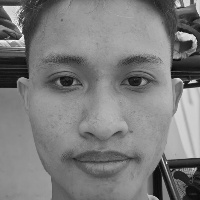
#> input picture backend/data/dataset/Rhandel/image_0000.jpg, 200 x 200 px; its folder holds only this picture in this run
$ python -i recognizer.py   (imports and definitions only)   (older library calls are emulated)
#> lines starting #> are read from the running program, lines starting #| are printed output that depends on the picture
#> further down, picture is the input picture: shape (200, 200, 3); min 8, max 251, mean 124.7
### backend/cv/io_utils.py
import base64
import io
import os
from typing import Optional, Tuple

import cv2
import numpy as np


def ensure_dir(path: str) -> None:
    if not os.path.exists(path):
        os.makedirs(path, exist_ok=True)


# [11 lines left out: function decode_data_url_to_image, not called in this run]


def save_image_bgr(path: str, image_bgr: np.ndarray) -> bool:
    ensure_dir(os.path.dirname(path))
    return cv2.imwrite(path, image_bgr)


def to_grayscale(image_bgr: np.ndarray) -> np.ndarray:
    return cv2.cvtColor(image_bgr, cv2.COLOR_BGR2GRAY)


def crop_to_bbox(image: np.ndarray, bbox: Tuple[int, int, int, int]) -> np.ndarray:
    x, y, w, h = bbox
    return image[y:y + h, x:x + w]


def resize_image(image: np.ndarray, size: Tuple[int, int]) -> np.ndarray:
    return cv2.resize(image, size)

### backend/cv/detector.py
import os
from typing import List, Tuple

import cv2


def _resolve_cascade_path() -> str:
    # Prefer bundled file if present; otherwise fallback to OpenCV's data path
    local_path = os.path.join(os.path.dirname(os.path.dirname(__file__)), "haarcascade_frontalface_default.xml")
    if os.path.exists(local_path):
        return local_path
    opencv_path = os.path.join(cv2.data.haarcascades, "haarcascade_frontalface_default.xml")
    return opencv_path


_CASCADE_PATH = _resolve_cascade_path()
_face_cascade = cv2.CascadeClassifier(_CASCADE_PATH)


def detect_faces(gray_image) -> List[Tuple[int, int, int, int]]:
    # Slightly stricter detector to reduce false positives
    faces = _face_cascade.detectMultiScale(gray_image, scaleFactor=1.1, minNeighbors=7, minSize=(100, 100))
    return [(int(x), int(y), int(w), int(h)) for (x, y, w, h) in faces]

### backend/cv/recognizer.py
import json
import os
import re
import shutil
import stat
from typing import Dict, List, Optional, Tuple, Any

import cv2
import numpy as np

from .detector import detect_faces
from .io_utils import ensure_dir, to_grayscale, crop_to_bbox, resize_image


DATA_DIR = os.path.join(os.path.dirname(os.path.dirname(__file__)), "data")
DATASET_DIR = os.path.join(DATA_DIR, "dataset")
MODEL_DIR = os.path.join(DATA_DIR, "model")
MODEL_PATH = os.path.join(MODEL_DIR, "lbph_model.xml")
LABELS_PATH = os.path.join(DATA_DIR, "labels.json")
METADATA_PATH = os.path.join(DATA_DIR, "metadata.json")
THRESHOLDS_PATH = os.path.join(DATA_DIR, "thresholds.json")
SETTINGS_PATH = os.path.join(os.path.dirname(os.path.dirname(__file__)), "settings.json")


def _load_settings() -> Dict:
    # Default settings
    settings = {"confidence_threshold": 60}
    if os.path.exists(SETTINGS_PATH):
        try:
            with open(SETTINGS_PATH, "r", encoding="utf-8") as f:
#> (reads backend/settings.json from the repository)
                loaded = json.load(f)
                settings.update(loaded or {})
        except Exception:
            pass
    return settings


class FaceRecognizerService:
    def __init__(self) -> None:
        ensure_dir(DATASET_DIR)
        ensure_dir(MODEL_DIR)
        if not os.path.exists(LABELS_PATH):
            with open(LABELS_PATH, "w", encoding="utf-8") as f:
                json.dump({}, f)
        if not os.path.exists(METADATA_PATH):
            with open(METADATA_PATH, "w", encoding="utf-8") as f:
                json.dump({}, f)

        self.settings = _load_settings()
        self.recognizer = self._create_lbph()
        self.labels_to_ids: Dict[str, int] = self._load_labels()
        self.ids_to_labels: Dict[int, str] = {v: k for k, v in self.labels_to_ids.items()}
        self.label_metadata: Dict[str, Dict[str, Any]] = self._load_metadata()
        self.label_thresholds: Dict[str, float] = self._load_thresholds()

        if os.path.exists(MODEL_PATH):
            try:
                self.recognizer.read(MODEL_PATH)
            except Exception:
                # If model is corrupted, ignore
                pass

    def _create_lbph(self):
        if not hasattr(cv2, "face"):
            raise RuntimeError("OpenCV contrib modules not available. Install opencv-contrib-python.")
        # Slightly larger radius/neighbors for more discriminative histograms
        return cv2.face.LBPHFaceRecognizer_create(radius=2, neighbors=12, grid_x=8, grid_y=8)

    def _load_labels(self) -> Dict[str, int]:
        try:
            with open(LABELS_PATH, "r", encoding="utf-8") as f:
#> (reads backend/data/labels.json from the repository)
                data = json.load(f) or {}
                # Coerce to int values
                return {str(k): int(v) for k, v in data.items()}
        except Exception:
            return {}

    def _save_labels(self, mapping: Dict[str, int]) -> None:
        with open(LABELS_PATH, "w", encoding="utf-8") as f:
            json.dump(mapping, f, indent=2)

    def _load_metadata(self) -> Dict[str, Dict[str, Any]]:
        try:
            with open(METADATA_PATH, "r", encoding="utf-8") as f:
#> (reads backend/data/metadata.json from the repository)
                raw = json.load(f) or {}
                # Backward compatibility: if file was a map of label->title string, wrap into metadata
                if all(isinstance(v, str) for v in raw.values()):
                    return {k: {"title": v} for k, v in raw.items()}
                # Ensure dictionary-of-dicts
                return {str(k): (v if isinstance(v, dict) else {}) for k, v in raw.items()}
        except Exception:
            return {}

    def _save_metadata(self) -> None:
        with open(METADATA_PATH, "w", encoding="utf-8") as f:
            json.dump(self.label_metadata, f, indent=2)

    def _load_thresholds(self) -> Dict[str, float]:
        try:
            with open(THRESHOLDS_PATH, "r", encoding="utf-8") as f:
#> (reads backend/data/thresholds.json from the repository)
                data = json.load(f) or {}
                return {str(k): float(v) for k, v in data.items()}
        except Exception:
            return {}

    def _save_thresholds(self) -> None:
        with open(THRESHOLDS_PATH, "w", encoding="utf-8") as f:
            json.dump(self.label_thresholds, f, indent=2)

    # [17 lines left out: functions set_label_title, set_label_metadata, not called in this run]

    def get_label_metadata(self, label: Optional[str]) -> Optional[Dict[str, Any]]:
        if not label:
            return None
        return self.label_metadata.get(label)

    def _next_label_id(self) -> int:
        return 0 if not self.labels_to_ids else max(self.labels_to_ids.values()) + 1

    # [34 lines left out: function _prepare_face, not called in this run]

    def _prepare_face_variants(self, image_bgr: np.ndarray) -> List[Tuple[np.ndarray, Tuple[int, int, int, int]]]:
        """Generate several cropped variants around the detected face to reduce sensitivity
        to small detection errors. Returns list of (face_image, bbox).
        """
        variants: List[Tuple[np.ndarray, Tuple[int, int, int, int]]] = []
        gray = to_grayscale(image_bgr)
        try:
            gray = cv2.equalizeHist(gray)
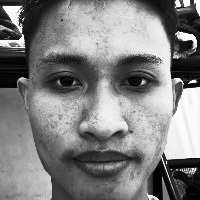
#> gray: shape (200, 200); min 0, max 255, mean 128.6
        except Exception:
            pass
        faces = detect_faces(gray)
#> in detect_faces, `faces = _face_cascade.detectMultiScale(gray_image, scaleFactor=1.1, mi..`: faces = [[14, 11, 177, 177]]
#> faces = [(14, 11, 177, 177)]
        if not faces:
            return variants
        faces_sorted = sorted(faces, key=lambda b: b[2] * b[3], reverse=True)
#> faces_sorted = [(14, 11, 177, 177)]
        x, y, w, h = faces_sorted[0]
#> x = 14; y = 11; w = 177; h = 177
        ih, iw = gray.shape[:2]
#> ih = 200; iw = 200
        # Different paddings
        pads = [0.08, 0.12, 0.16]
        for p in pads:
            pad_x = int(p * w)
            pad_y = int(p * h)
            x0 = max(0, x - pad_x)
            y0 = max(0, y - pad_y)
            x1 = min(iw, x + w + pad_x)
            y1 = min(ih, y + h + pad_y)
            bbox = (x0, y0, x1 - x0, y1 - y0)
            face_gray = crop_to_bbox(gray, bbox)
            face_resized = resize_image(face_gray, (200, 200))
            try:
                clahe = cv2.createCLAHE(clipLimit=2.0, tileGridSize=(8, 8))
                face_resized = clahe.apply(face_resized)
                face_resized = cv2.GaussianBlur(face_resized, (3, 3), 0)
                lap = cv2.Laplacian(face_resized, cv2.CV_16S, ksize=3)
                face_resized = cv2.convertScaleAbs(face_resized - 0.15 * lap)
            except Exception:
                pass
            variants.append((face_resized, bbox))
#> this loop made 3 passes
#> (pad_x, pad_y) on passes 1 to 3: (14, 14), (21, 21), (28, 28)
#> pass 1, in _prepare_face_variants, `face_resized = clahe.apply(face_resized)`:
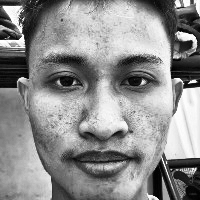
#> face_resized: shape (200, 200); min 1, max 255, mean 141.6
#> pass 1, in _prepare_face_variants, `face_resized = cv2.GaussianBlur(face_resized, (3, 3), 0)`:
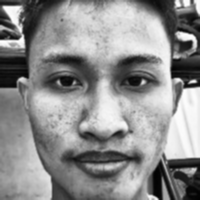
#> face_resized: shape (200, 200); min 2, max 255, mean 141.6
#> pass 1, in _prepare_face_variants, `lap = cv2.Laplacian(face_resized, cv2.CV_16S, ksize=3)`:
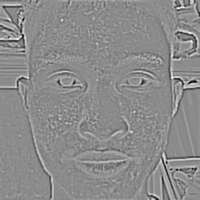
#> lap: shape (200, 200) int16; min -496, max 408, mean 0.1; drawn with min black and max white
#> pass 1, in _prepare_face_variants, `face_resized = cv2.convertScaleAbs(face_resized - 0.15 * lap)`:
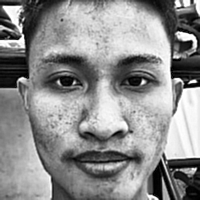
#> face_resized: shape (200, 200); min 0, max 255, mean 141.6
#> after the loop, variants = 3 items
        return variants

    # [67 lines left out: functions _collect_dataset, rebuild_from_dataset, not called in this run]

    async def add_training_images_for_label(self, label: str, files) -> Tuple[int, int]:
        """
        Save new images for a label without overwriting existing ones.
        Continues the numeric sequence like image_0006.jpg → image_0007.jpg …
        """
        label_dir = os.path.join(DATASET_DIR, label)
        ensure_dir(label_dir)
        processed = 0
        skipped = 0

        # Ensure label has an ID
        if label not in self.labels_to_ids:
            self.labels_to_ids[label] = self._next_label_id()
            self._save_labels(self.labels_to_ids)

        # Find current max index (pattern: image_0000.jpg)
        pattern = re.compile(r"^image_(\d{4})\.jpg$", re.IGNORECASE)
        max_idx = -1
        for fname in os.listdir(label_dir):
            m = pattern.match(fname)
            if m:
                try:
                    max_idx = max(max_idx, int(m.group(1)))
                except ValueError:
                    pass
        idx = max_idx + 1

        for up in files:
            try:
                data = await up.read()
                arr = np.frombuffer(data, dtype=np.uint8)
                img = cv2.imdecode(arr, cv2.IMREAD_COLOR)
                if img is None:
                    skipped += 1
                    continue
                face, _ = self._prepare_face(img)
                if face is None:
                    skipped += 1
                    continue
                # Save normalized face for consistency
                out_path = os.path.join(label_dir, f"image_{idx:04d}.jpg")
                cv2.imwrite(out_path, face)
                processed += 1
                idx += 1
            except Exception:
                skipped += 1
        return processed, skipped

    def predict_from_bgr_image(self, image_bgr: np.ndarray) -> Dict:
        if not os.path.exists(MODEL_PATH):
            raise RuntimeError("Model not trained yet. Please upload training images.")

        # Try multiple variants and choose the best score (smallest distance)
        variants = self._prepare_face_variants(image_bgr)
#> variants = 3 items
        if not variants:
            return {"label": "Unknown", "title": None, "confidence": None, "bbox": None}

        # Filter variants by reasonable face size/aspect ratio to curb false positives
        filtered: List[Tuple[np.ndarray, Tuple[int, int, int, int]]] = []
        for img, vbox in variants:
            x, y, w, h = vbox
            if w < 90 or h < 90:
                continue
            aspect = w / float(h)
            if aspect < 0.7 or aspect > 1.4:
                continue
            filtered.append((img, vbox))
#> this loop made 3 passes
#> after the loop, filtered = 3 items
        if not filtered:
            return {"label": "Unknown", "title": None, "confidence": None, "bbox": None}

        # Majority vote among labels that are under threshold, with distance margins
        threshold = float(self.settings.get("confidence_threshold", 60))
        votes: Dict[int, List[Tuple[float, Tuple[int, int, int, int]]]] = {}
        best_tuple: Optional[Tuple[int, float, Tuple[int, int, int, int]]] = None
        for face_img, vbox in filtered:
            lid, conf = self.recognizer.predict(face_img)
            conf = float(conf)
            if best_tuple is None or conf < best_tuple[1]:
                best_tuple = (lid, conf, vbox)
            if conf <= threshold:
                votes.setdefault(lid, []).append((conf, vbox))
#> this loop made 3 passes
#> best_tuple on pass 1: (0, 47.1, (0, 0, 200, 200))
#> after the loop, votes = 1 item

        assert best_tuple is not None
        best_label_id, best_conf, best_bbox = best_tuple
#> best_label_id = 0; best_conf = 47.1; best_bbox = (0, 0, 200, 200)

        # Pick label with most votes (ties break by best average distance)
        chosen_label_id: Optional[int] = None
        chosen_avg_conf: float = 1e9
        chosen_bbox: Optional[Tuple[int, int, int, int]] = None
        if votes:
            # number of votes must be at least 2 to be considered reliable
            for lid, entries in votes.items():
                if len(entries) < 2:
                    continue
                avg_conf = sum(c for c, _ in entries) / len(entries)
                if chosen_label_id is None or len(entries) > len(votes.get(chosen_label_id, [])) or (
                    len(entries) == len(votes.get(chosen_label_id, [])) and avg_conf < chosen_avg_conf
                ):
                    chosen_label_id = lid
                    chosen_avg_conf = avg_conf
                    # take bbox from the best (lowest conf) among this label's entries
                    chosen_bbox = min(entries, key=lambda t: t[0])[1]
#> this loop made 1 pass
#> (lid, avg_conf, chosen_label_id, chosen_avg_conf, chosen_bbox) on pass 1: (0, 47.1, 0, 47.1, (0, 0, 200, 200))
#> after the loop, chosen_avg_conf = 47.1; chosen_label_id = 0

        label_id: Optional[int] = None
        confidence: Optional[float] = None
        bbox: Optional[Tuple[int, int, int, int]] = None

        # Accept if we have a reliable majority and it's within threshold (expression tolerant)
        if chosen_label_id is not None and chosen_avg_conf <= threshold:
            label_id = chosen_label_id
#> label_id = 0
            confidence = chosen_avg_conf
#> confidence = 47.1
            bbox = chosen_bbox
#> bbox = (0, 0, 200, 200)
        else:
            # Fall back to the absolute best if it's reasonably under threshold-5
            if best_conf <= (threshold - 5):
                label_id = best_label_id
                confidence = best_conf
                bbox = best_bbox
            else:
                return {"label": "Unknown", "title": None, "confidence": float(best_conf), "bbox": list(map(int, best_bbox)) if best_bbox else None}
        # Convert LBPH distance into a 0..1 score (higher is better)
        score = max(0.0, min(1.0, (threshold - float(confidence)) / max(threshold, 1e-6)))
#> score = 0.215
        if confidence is not None and label_id is not None and label_id in self.ids_to_labels:
            label = self.ids_to_labels[label_id]
#> label = 'Rhandel'
            # Allow a per-label adaptive threshold (capped to +10 over global)
            label_th = float(self.label_thresholds.get(label, threshold))
#> label_th = 60
            effective_th = min(threshold + 10.0, max(threshold, label_th))
#> effective_th = 60
            if confidence > effective_th:
                return {
                    "label": "Unknown",
                    "metadata": None,
                    "confidence": float(confidence),
                    "score": float(max(0.0, min(1.0, (threshold - float(confidence)) / max(threshold, 1e-6)))),
                    "bbox": list(map(int, bbox)) if bbox else None,
                }
            return {
                "label": label,
                "metadata": self.get_label_metadata(label),
                "confidence": float(confidence),
                "score": float(score),
                "bbox": list(map(int, bbox)) if bbox else None,
            }
        return {
            "label": "Unknown",
            "metadata": None,
            "confidence": float(confidence),
            "score": float(score),
            "bbox": list(map(int, bbox)) if bbox else None,
        }

    # [52 lines left out: functions get_labels_with_counts, delete_label_and_retrain, not called in this run]

>>> import cv2
>>> picture = cv2.imread('../data/dataset/Rhandel/image_0000.jpg')
>>> result = FaceRecognizerService().predict_from_bgr_image(picture)
#> result = 5 items
